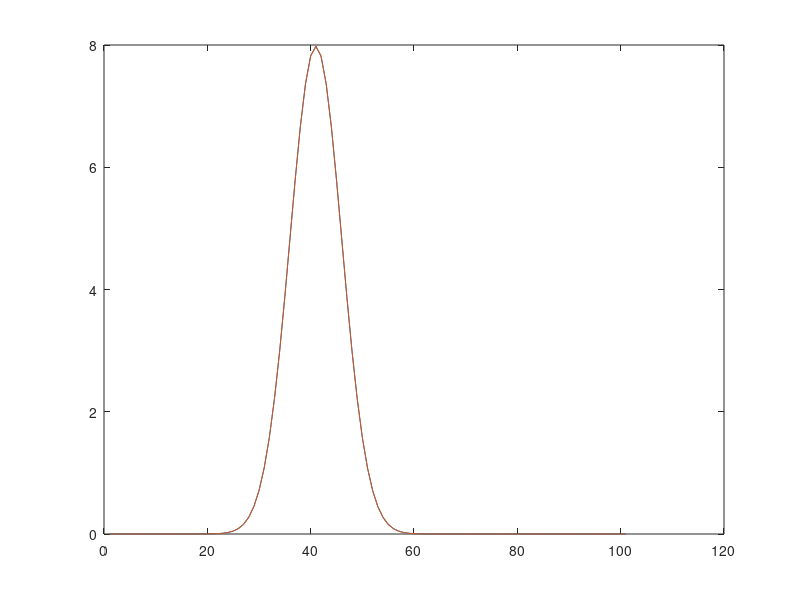

Write the MATLAB code that produced this figure. (Note: this script raises an error after producing the figure.)
clear all
clc;
close all;
n=100;
x=[0:n]/n;
f=normpdf(x,0.4,0.05);
g=normpdf(x,0.4,0.05);

figure(3);
plot(f);
hold on;
plot(g);
H=DPalog(f,g);


